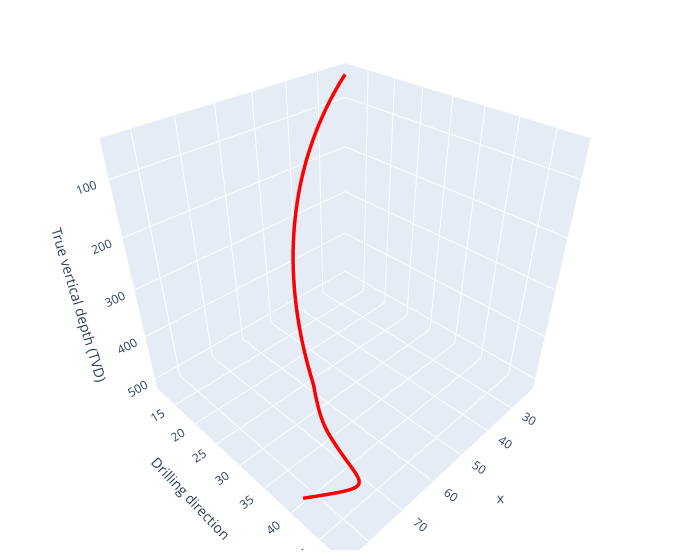

Notebook code cell kept with this figure:
### Code cell
plot(traj_x_filtered, traj_z_filtered, traj_y_filtered)

### Figure 1 — Plotly figure (JSON) as saved in the notebook; plotly's stock layout.template omitted (floating-point values rounded to 4 significant figures; data arrays with more than 128 entries replaced by an {"elided": "..."} marker saying what was removed)
{"data": [{"line": {"color": "red", "width": 7}, "mode": "lines", "name": "survey_interpolated", "type": "scatter3d", "x": {"elided": "461 float values"}, "y": {"elided": "461 float values"}, "z": {"elided": "461 float values"}}], "layout": {"margin": {"b": 10, "l": 10, "r": 20, "t": 10}, "scene": {"yaxis": {"title": {"text": "Drilling direction"}}, "zaxis": {"autorange": "reversed", "title": {"text": "True vertical depth (TVD)"}}}, "width": 700}}
